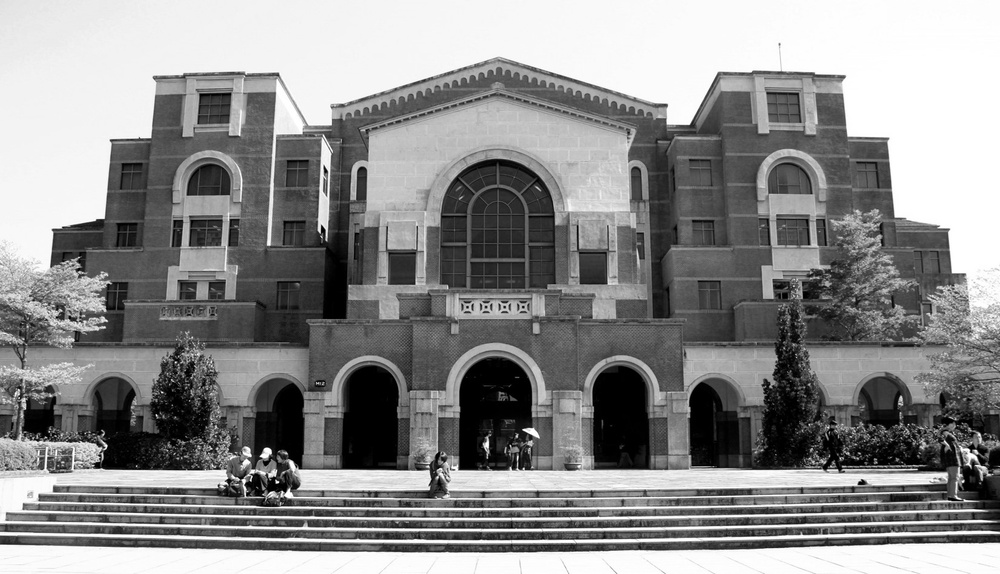
#> input picture 2016 Fall/CommE5030 - Time Frequency Analysis and Wavelet Transform/homework/homework_05/NTU.jpg, 1000 x 574 px, shrunk from 1650 x 947 before the run
$ python Q2.py '../../../../2016 Fall/CommE5030 - Time Frequency Analysis and Wavelet Transform/homework/homework_05/NTU.jpg'
#> lines starting #> are read from the running program, lines starting #| are printed output that depends on the picture
import sys

from PIL import Image
inputFile = str(sys.argv[1])
image = Image.open(inputFile)
#> image is the input picture: PIL image 1000x574 RGB; min 0, max 255, mean 140.6
p = image.load()
r, g, b = image.split()
rp = r.load()
gp = g.load()
bp = b.load()

for i in range(image.size[0]):
    for j in range(image.size[1]):
        p[i, j] = (int(rp[i, j] / 2), int(gp[i, j] / 2), int(bp[i, j] / 2))
        image.putpixel((i, j), p[i, j])
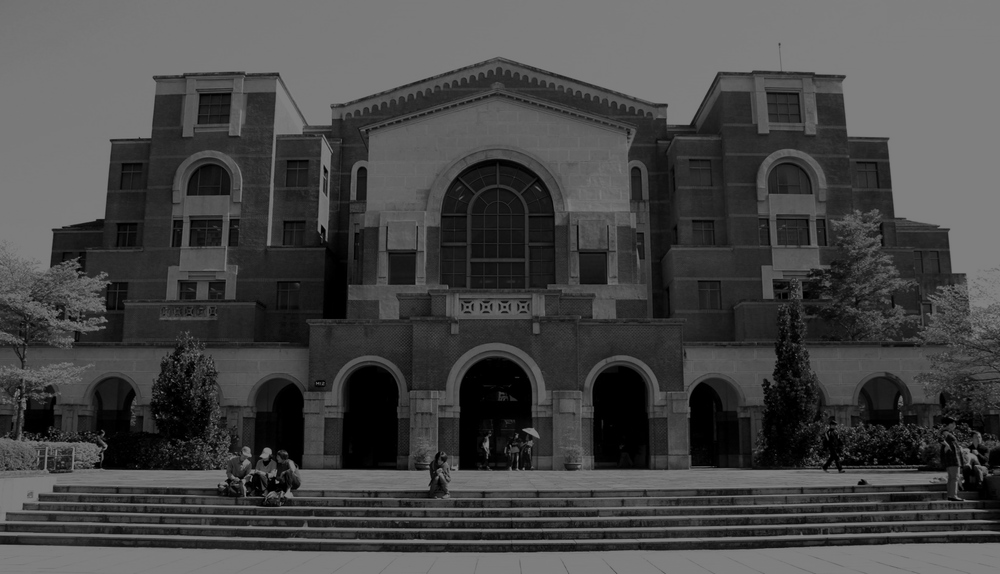
#> image: PIL image 1000x574 RGB; min 0, max 127, mean 70
image.save('Q2.png')
